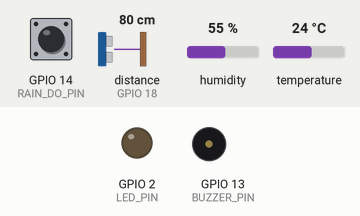
Recording of a sketch running on a simulated ESP32. Parts: output pins drawn as LEDs (lit = HIGH), buzzer (waves = sounding, pin HIGH). Wiring (inferred from the names in the program): ultrasonic range finder: trigger GPIO 5; echo GPIO 18. The test bench sets the inputs (shaded band); at power-on: distance to the obstacle (sensor on GPIO 18) 80 cm, GPIO 14 (RAIN_DO_PIN) HIGH, humidity 55 %, temperature 24 °C. The echo pulse lasts 58.3 µs per cm; WiFi joins after 1.5 s; servers stay silent unless stated; pins used as bus, display or sensor lines are not drawn; what the sketch prints to the serial monitor is not drawn.

Above: at 23.8 s.
23.9 s: distance to the obstacle (sensor on GPIO 18) set to 16 cm
39.6 s: distance to the obstacle (sensor on GPIO 18) set to 13 cm
At 54.54 s:
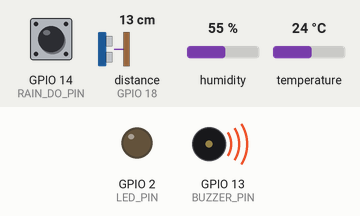
55.9 s: distance to the obstacle (sensor on GPIO 18) set to 2 cm
At 70.52 s:
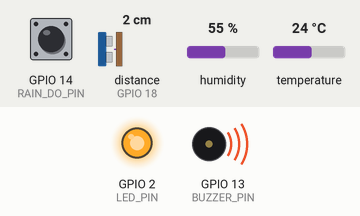
At 71.4 s:
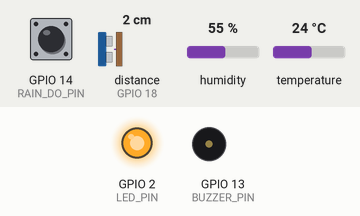
Timing chart, 0 to 72.9 s (numbered marks = the images above; inputs shaded):
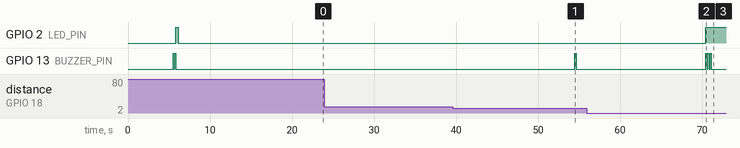

The sketch:

FloodWarningCode.ino
```cpp
// ============================================================
//  IoT Flood Early Warning System
//  Hardware : ESP32 + HC-SR04 + FC-37 (digital only) + DHT11 + Buzzer + LED
//  Platform : ThingSpeak (free cloud storage)
//  Mode      : Continuous loop — reads and uploads every 16 sec
//  4-Stage alert: 0 beep / 1 beep / 2 beeps / 3 beeps + LED on
//
//  CALIBRATION NOTE:
//  Standalone HC-SR04 test with pot EMPTY measured ~15.7-16.7 cm
//  (not 15 cm as originally assumed). SENSOR_HEIGHT_CM below is
//  set to 16.0 cm based on that real measurement.
//  --> VERIFY: empty the pot fully, flash this code, and confirm
//      Water Level reads ~0.00 cm. If not, adjust SENSOR_HEIGHT_CM
//      up/down to match whatever your sensor reports with a
//      confirmed-empty pot. That live reading is always more
//      trustworthy than a ruler measurement for this geometry.
// ============================================================

#include <WiFi.h>
#include "ThingSpeak.h"
#include "DHT.h"

// ============================================================
//  STRUCT
// ============================================================

struct DHTReading {
  float temperature;
  float humidity;
  bool  success;
};

// ============================================================
//  SECTION 1 — YOUR DETAILS
// ============================================================

const char*   WIFI_SSID = "Ali04";
const char*   WIFI_PASS = "ali12345";
unsigned long CH_ID     = 3413395;
const char*   WRITE_KEY = "CC6QQXYSELWJ96HH";

// ============================================================
//  SECTION 2 — PIN DEFINITIONS
// ============================================================

#define TRIG_PIN      5
#define ECHO_PIN      18
#define RAIN_DO_PIN   14     // digital rain detect only
#define DHT_PIN       4
#define BUZZER_PIN    13
#define LED_PIN       2

// ============================================================
//  SECTION 3 — TIMING
//  16 sec gives margin above ThingSpeak's free-tier 15-sec
//  rate limit (avoids -401 "point not inserted" errors).
// ============================================================

#define READ_INTERVAL    16000
#define UPLOAD_INTERVAL  16000

// ============================================================
//  SECTION 4 — SENSOR / POT CONFIG
//
//  SENSOR_HEIGHT_CM = real measured empty-pot distance (16.0 cm),
//  NOT the tape-measure guess. This is the calibration fix.
//
//  4 stages scaled to pot height (7 cm), each band = 1.75 cm:
//    Stage 1 (Normal)  :  0.00 – 1.74 cm  → 0 beeps, LED off
//    Stage 2 (Watch)   :  1.75 – 3.49 cm  → 1 beep,  LED off
//    Stage 3 (Warning) :  3.50 – 5.24 cm  → 2 beeps, LED blink
//    Stage 4 (Danger)  : ≥ 5.25 cm        → 3 beeps, LED solid
// ============================================================

#define DHT_TYPE         DHT11
#define SENSOR_HEIGHT_CM 16.0    // <-- calibrated from real empty-pot reading
#define POT_HEIGHT_CM    7.0     // pot is 7 cm tall when full ("the sea")
#define MAX_DISTANCE_CM  400

#define STAGE2_CM   (POT_HEIGHT_CM * 0.25)   // 1.75 cm
#define STAGE3_CM   (POT_HEIGHT_CM * 0.50)   // 3.50 cm
#define STAGE4_CM   (POT_HEIGHT_CM * 0.75)   // 5.25 cm

// ============================================================
//  SECTION 5 — GLOBAL OBJECTS AND VARIABLES
// ============================================================

DHT        dht(DHT_PIN, DHT_TYPE);
WiFiClient client;

unsigned long lastReadTime      = 0;
unsigned long lastUploadTime    = 0;
unsigned long lastAlertBeepTime = 0;

int lastAlertLevel = 0;
int uploadCount    = 0;

float g_waterLevel  = 0;
int   g_rainDigital = 1;
float g_temperature = 0;
float g_humidity    = 0;
bool  g_sensorFault = false;

// ============================================================
//  SECTION 6 — FUNCTION: Connect to Wi-Fi
// ============================================================

bool connectWiFi() {
  Serial.println("");
  Serial.print("Connecting to Wi-Fi: ");
  Serial.println(WIFI_SSID);

  WiFi.persistent(false);
  WiFi.disconnect(true);
  delay(1000);

  WiFi.mode(WIFI_STA);
  WiFi.begin(WIFI_SSID, WIFI_PASS);

  int attempts = 0;
  while (WiFi.status() != WL_CONNECTED && attempts < 40) {
    delay(500);
    Serial.print(".");
    attempts++;
    if (attempts % 5 == 0) {
      Serial.print(" [RSSI: ");
      Serial.print(WiFi.RSSI());
      Serial.print(" dBm] ");
    }
  }

  if (WiFi.status() == WL_CONNECTED) {
    Serial.println("");
    Serial.print("Wi-Fi connected. IP: ");
    Serial.print(WiFi.localIP());
    Serial.print("  Signal: ");
    Serial.print(WiFi.RSSI());
    Serial.println(" dBm");
    return true;
  } else {
    Serial.println("");
    Serial.print("Wi-Fi FAILED. Status code: ");
    Serial.println(WiFi.status());
    return false;
  }
}

// ============================================================
//  SECTION 7 — FUNCTION: Maintain Wi-Fi
// ============================================================

void maintainWiFi() {
  if (WiFi.status() != WL_CONNECTED) {
    Serial.println("Wi-Fi dropped. Reconnecting...");
    WiFi.disconnect();
    delay(1000);
    WiFi.begin(WIFI_SSID, WIFI_PASS);

    int attempts = 0;
    while (WiFi.status() != WL_CONNECTED && attempts < 20) {
      delay(500);
      Serial.print(".");
      attempts++;
    }

    if (WiFi.status() == WL_CONNECTED) {
      Serial.println("\nReconnected successfully.");
    } else {
      Serial.println("\nReconnection failed. Will try next cycle.");
    }
  }
}

// ============================================================
//  SECTION 8 — FUNCTION: Read water level (HC-SR04 median)
// ============================================================

float getWaterLevel() {
  float readings[5];
  int   timeoutCount = 0;

  for (int i = 0; i < 5; i++) {
    digitalWrite(TRIG_PIN, LOW);
    delayMicroseconds(2);
    digitalWrite(TRIG_PIN, HIGH);
    delayMicroseconds(10);
    digitalWrite(TRIG_PIN, LOW);

    long  duration   = pulseIn(ECHO_PIN, HIGH, 30000);
    float distanceCm = duration * 0.0343 / 2.0;

    if (duration == 0) {
      timeoutCount++;
    }

    if (distanceCm <= 0 || distanceCm > MAX_DISTANCE_CM) {
      distanceCm = MAX_DISTANCE_CM;
    }

    readings[i] = distanceCm;

    Serial.print("  HC-SR04 sample "); Serial.print(i + 1);
    Serial.print(" -> duration: "); Serial.print(duration);
    Serial.print(" us, distance: "); Serial.print(distanceCm);
    Serial.println(" cm");

    delay(30);
  }

  for (int i = 0; i < 4; i++) {
    for (int j = i + 1; j < 5; j++) {
      if (readings[i] > readings[j]) {
        float temp  = readings[i];
        readings[i] = readings[j];
        readings[j] = temp;
      }
    }
  }

  g_sensorFault = (timeoutCount >= 3);
  if (g_sensorFault) {
    Serial.println("  *** HC-SR04 FAULT: no echo on most samples. ***");
  }

  float waterLevel = SENSOR_HEIGHT_CM - readings[2];
  if (waterLevel < 0) waterLevel = 0;
  if (waterLevel > POT_HEIGHT_CM) waterLevel = POT_HEIGHT_CM;

  return waterLevel;
}

// ============================================================
//  SECTION 9 — FUNCTION: Read DHT11
// ============================================================

DHTReading readDHT() {
  DHTReading result;
  result.success     = false;
  result.temperature = g_temperature;
  result.humidity    = g_humidity;

  float temp = dht.readTemperature();
  float hum  = dht.readHumidity();

  if (!isnan(temp) && !isnan(hum)) {
    result.temperature = temp;
    result.humidity    = hum;
    result.success     = true;
  } else {
    Serial.println("DHT11 read failed — using last valid reading.");
  }

  return result;
}

// ============================================================
//  SECTION 10 — FUNCTION: 4-Stage Alert System
// ============================================================

void triggerAlert(float waterLevel) {
  unsigned long now = millis();

  if (waterLevel >= STAGE4_CM) {
    Serial.println("*** STAGE 4 DANGER: Flood level critical! ***");
    digitalWrite(LED_PIN, HIGH);

    if (now - lastAlertBeepTime >= 15000 || lastAlertLevel < 3) {
      lastAlertBeepTime = now;
      for (int i = 0; i < 3; i++) {
        digitalWrite(BUZZER_PIN, HIGH); delay(150);
        digitalWrite(BUZZER_PIN, LOW);  delay(100);
      }
      Serial.println("Stage 4 alert: 3 rapid beeps.");
    } else {
      Serial.print("Next danger beep in ");
      Serial.print((15000 - (now - lastAlertBeepTime)) / 1000);
      Serial.println(" seconds.");
    }
    lastAlertLevel = 3;

  } else if (waterLevel >= STAGE3_CM) {
    Serial.println("*** STAGE 3 WARNING: Water level rising fast! ***");
    for (int i = 0; i < 2; i++) {
      digitalWrite(LED_PIN, HIGH); delay(150);
      digitalWrite(LED_PIN, LOW);  delay(150);
    }

    if (now - lastAlertBeepTime >= 15000 || lastAlertLevel < 2) {
      lastAlertBeepTime = now;
      for (int i = 0; i < 2; i++) {
        digitalWrite(BUZZER_PIN, HIGH); delay(200);
        digitalWrite(BUZZER_PIN, LOW);  delay(150);
      }
      Serial.println("Stage 3 alert: 2 beeps.");
    } else {
      Serial.print("Next warning beep in ");
      Serial.print((15000 - (now - lastAlertBeepTime)) / 1000);
      Serial.println(" seconds.");
    }
    lastAlertLevel = 2;

  } else if (waterLevel >= STAGE2_CM) {
    Serial.println("*** STAGE 2 WATCH: Water level elevated. ***");
    digitalWrite(LED_PIN, LOW);

    if (now - lastAlertBeepTime >= 15000 || lastAlertLevel < 1) {
      lastAlertBeepTime = now;
      digitalWrite(BUZZER_PIN, HIGH); delay(200);
      digitalWrite(BUZZER_PIN, LOW);
      Serial.println("Stage 2 alert: 1 beep.");
    } else {
      Serial.print("Next watch beep in ");
      Serial.print((15000 - (now - lastAlertBeepTime)) / 1000);
      Serial.println(" seconds.");
    }
    lastAlertLevel = 1;

  } else {
    if (lastAlertLevel > 0) {
      Serial.println("Water level back to normal — all clear.");
      digitalWrite(BUZZER_PIN, HIGH); delay(600);
      digitalWrite(BUZZER_PIN, LOW);
    } else {
      Serial.println("Stage 1 normal. No alert.");
    }

    digitalWrite(LED_PIN,    LOW);
    digitalWrite(BUZZER_PIN, LOW);

    lastAlertLevel    = 0;
    lastAlertBeepTime = 0;
  }
}

// ============================================================
//  SECTION 11 — FUNCTION: Read all sensors
// ============================================================

void readAllSensors() {
  g_waterLevel  = getWaterLevel();
  g_rainDigital = digitalRead(RAIN_DO_PIN);

  DHTReading dhtData = readDHT();
  g_temperature = dhtData.temperature;
  g_humidity    = dhtData.humidity;

  Serial.println("");
  Serial.println("--- Sensor Reading ---");
  Serial.print("Water Level   : "); Serial.print(g_waterLevel);   Serial.println(" cm");
  if (g_sensorFault) {
    Serial.println("                (UNRELIABLE — HC-SR04 echo timeout)");
  }
  Serial.print("Rain          : "); Serial.println(g_rainDigital == 0 ? "YES — RAINING" : "NO — DRY");
  Serial.print("Temperature   : "); Serial.print(g_temperature);  Serial.println(" C");
  Serial.print("Humidity      : "); Serial.print(g_humidity);     Serial.println(" %");

  if      (g_waterLevel >= STAGE4_CM) Serial.println("Alert Stage   : 4 — DANGER");
  else if (g_waterLevel >= STAGE3_CM) Serial.println("Alert Stage   : 3 — WARNING");
  else if (g_waterLevel >= STAGE2_CM) Serial.println("Alert Stage   : 2 — WATCH");
  else                                Serial.println("Alert Stage   : 1 — NORMAL");

  triggerAlert(g_waterLevel);
}

// ============================================================
//  SECTION 12 — FUNCTION: Upload to ThingSpeak
// ============================================================

void uploadToThingSpeak() {
  if (WiFi.status() != WL_CONNECTED) {
    Serial.println("No Wi-Fi — skipping upload this cycle.");
    return;
  }

  int alertStage = 1;
  if      (g_waterLevel >= STAGE4_CM) alertStage = 4;
  else if (g_waterLevel >= STAGE3_CM) alertStage = 3;
  else if (g_waterLevel >= STAGE2_CM) alertStage = 2;

  Serial.println("");
  Serial.println("--- Uploading to ThingSpeak ---");
  Serial.print("Field 1 - Water Level (cm) : "); Serial.println(g_waterLevel);
  Serial.print("Field 2 - Rain Detected    : "); Serial.println(g_rainDigital == 0 ? "YES (0)" : "NO (1)");
  Serial.print("Field 3 - Temperature (C)  : "); Serial.println(g_temperature);
  Serial.print("Field 4 - Humidity (%)     : "); Serial.println(g_humidity);
  Serial.print("Field 5 - Alert Stage      : "); Serial.println(alertStage);

  ThingSpeak.setField(1, g_waterLevel);
  ThingSpeak.setField(2, g_rainDigital);
  ThingSpeak.setField(3, g_temperature);
  ThingSpeak.setField(4, g_humidity);
  ThingSpeak.setField(5, alertStage);

  int result = ThingSpeak.writeFields(CH_ID, WRITE_KEY);
  uploadCount++;

  Serial.print("Upload #"); Serial.print(uploadCount); Serial.print(" : ");
  if (result == 200) {
    Serial.println("ThingSpeak SUCCESS");
  } else {
    Serial.print("FAILED — Error code: ");
    Serial.println(result);
    if      (result == 400)  Serial.println("Error 400  : Check WRITE_KEY and CH_ID.");
    else if (result == -301) Serial.println("Error -301 : Cannot reach ThingSpeak (network/DNS issue).");
    else if (result == -302) Serial.println("Error -302 : Unexpected failure during write.");
    else if (result == -303) Serial.println("Error -303 : Failed to parse ThingSpeak's response.");
    else if (result == -304) Serial.println("Error -304 : Timeout waiting for ThingSpeak to respond.");
    else if (result == -401) Serial.println("Error -401 : Point not inserted — likely wrote faster than the 15-sec rate limit.");
    else if (result == 401)  Serial.println("Error 401  : Unauthorized. Check WRITE_KEY.");
    else if (result == 404)  Serial.println("Error 404  : Channel not found. Check CH_ID.");
  }
}

// ============================================================
//  SECTION 13 — SETUP
// ============================================================

void setup() {
  Serial.begin(115200);
  delay(1000);

  Serial.println("");
  Serial.println("========================================");
  Serial.println("  IoT Flood Early Warning System");
  Serial.println("  Chittagong, Bangladesh");
  Serial.println("  4-Stage Water Level Alert");
  Serial.print  ("  Pot height (full)  : "); Serial.print(POT_HEIGHT_CM);    Serial.println(" cm");
  Serial.print  ("  Sensor height      : "); Serial.print(SENSOR_HEIGHT_CM); Serial.println(" cm above pot bottom (calibrated)");
  Serial.println("========================================");

  pinMode(TRIG_PIN,    OUTPUT);
  pinMode(ECHO_PIN,    INPUT);
  pinMode(RAIN_DO_PIN, INPUT);
  pinMode(BUZZER_PIN,  OUTPUT);
  pinMode(LED_PIN,     OUTPUT);

  digitalWrite(BUZZER_PIN, LOW);
  digitalWrite(LED_PIN,    LOW);

  dht.begin();
  Serial.println("DHT11 sensor started.");
  delay(2000);

  bool wifiOk = false;
  for (int retry = 1; retry <= 3; retry++) {
    Serial.print("Wi-Fi attempt "); Serial.print(retry); Serial.println(" of 3...");
    wifiOk = connectWiFi();
    if (wifiOk) break;
    if (retry < 3) { Serial.println("Retrying in 3 seconds..."); delay(3000); }
  }

  if (wifiOk) {
    ThingSpeak.begin(client);
    Serial.println("ThingSpeak ready.");
  } else {
    Serial.println("Starting without Wi-Fi. Readings continue locally.");
  }

  Serial.println("Startup test...");
  digitalWrite(BUZZER_PIN, HIGH); delay(100);
  digitalWrite(BUZZER_PIN, LOW);  delay(100);
  digitalWrite(BUZZER_PIN, HIGH); delay(100);
  digitalWrite(BUZZER_PIN, LOW);
  digitalWrite(LED_PIN, HIGH); delay(300);
  digitalWrite(LED_PIN, LOW);

  Serial.println("");
  Serial.println("System ready. Alert stages:");
  Serial.print("  Stage 1 (Normal)  : 0.00 – "); Serial.print(STAGE2_CM - 0.01, 2); Serial.println(" cm  → silent, LED off");
  Serial.print("  Stage 2 (Watch)   : "); Serial.print(STAGE2_CM); Serial.print(" – "); Serial.print(STAGE3_CM - 0.01, 2); Serial.println(" cm  → 1 beep, LED off");
  Serial.print("  Stage 3 (Warning) : "); Serial.print(STAGE3_CM); Serial.print(" – "); Serial.print(STAGE4_CM - 0.01, 2); Serial.println(" cm  → 2 beeps, LED blink");
  Serial.print("  Stage 4 (Danger)  : "); Serial.print(STAGE4_CM); Serial.println(" cm+  → 3 beeps, LED solid ON");
  Serial.println("========================================");

  lastReadTime   = millis() - READ_INTERVAL;
  lastUploadTime = millis() - UPLOAD_INTERVAL;
}

// ============================================================
//  SECTION 14 — LOOP
// ============================================================

void loop() {
  unsigned long now = millis();

  if (now - lastReadTime >= READ_INTERVAL) {
    lastReadTime   = now;
    lastUploadTime = now;

    maintainWiFi();
    readAllSensors();
    uploadToThingSpeak();
  }

  delay(100);
}
```

Measured:
- the behaviour switches between 15 and 14 cm on distance to the obstacle (sensor on GPIO 18) (found by bisection; images 0 and 1)
- after the input at 23.9 s, every drawn part: stays the same
- after the input at 39.6 s, GPIO 13 (BUZZER_PIN): LOW → HIGH after 14.8 s, → LOW 0.20 s later
- after the input at 55.9 s, GPIO 2 (LED_PIN): LOW → HIGH after 14.6 s
